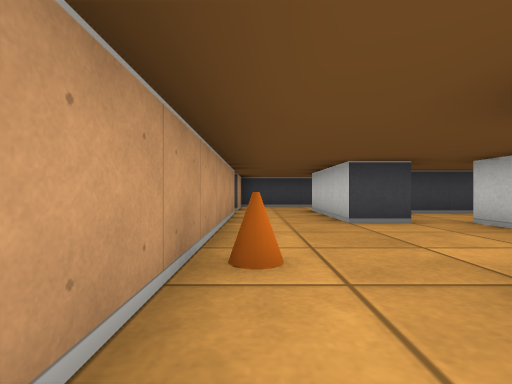
View 1 (above)

24 first-person views from a walk through a cub3D ray-caster map. The camera is about half as high as the walls, looks level and sees 85° across. The floor is counted in squares. Each view is taken from the middle of a square. On the plan, view 1 faces up. The plan holds only what a view shows up to about 9 squares ahead; the rest is blank.

View 2
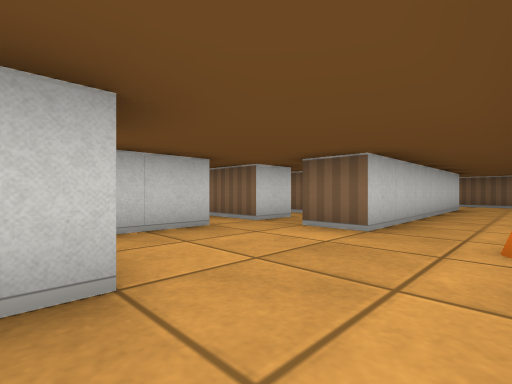

View 3
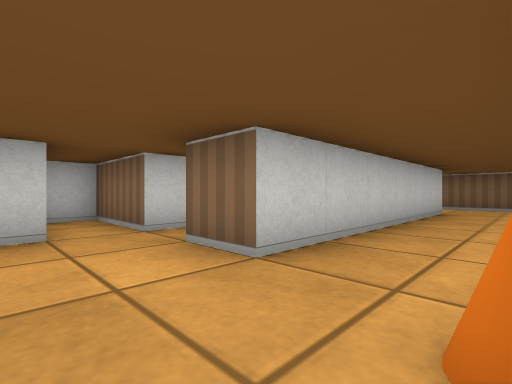

View 4
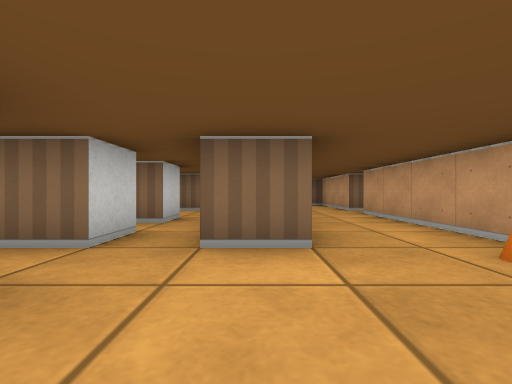

View 5
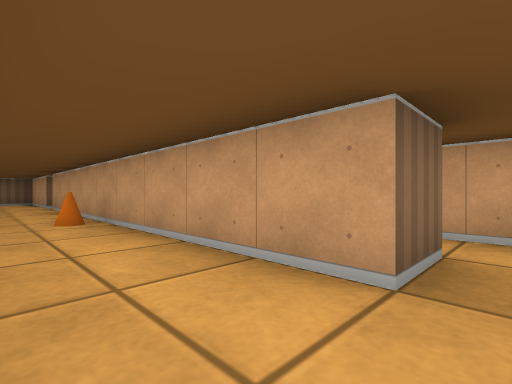

View 6
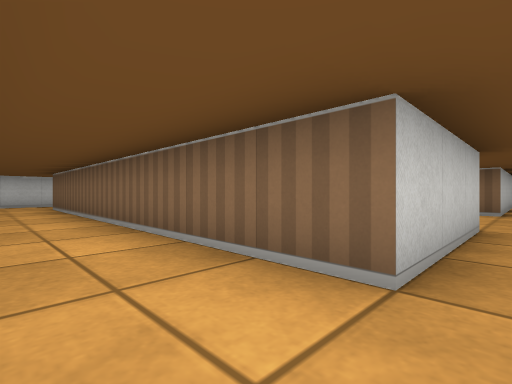

View 7
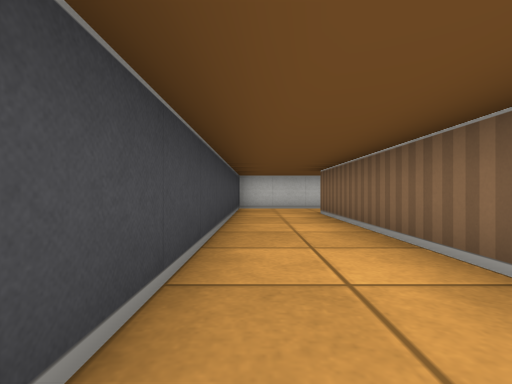

View 8
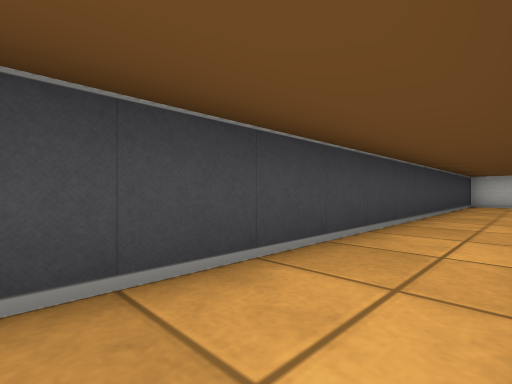

View 9
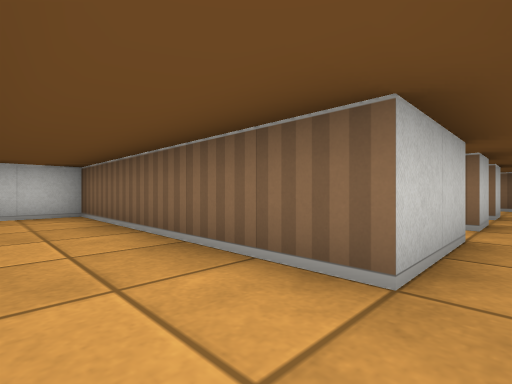

View 10
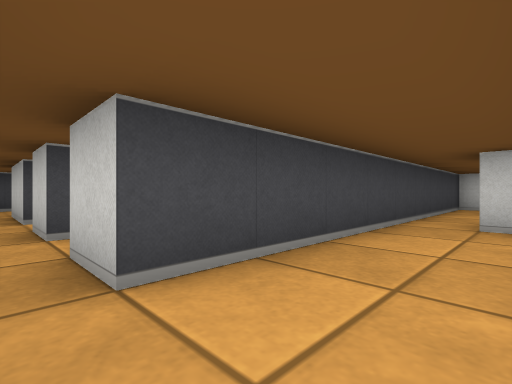

View 11
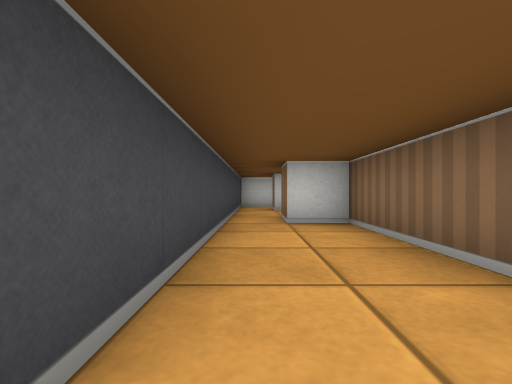

View 12
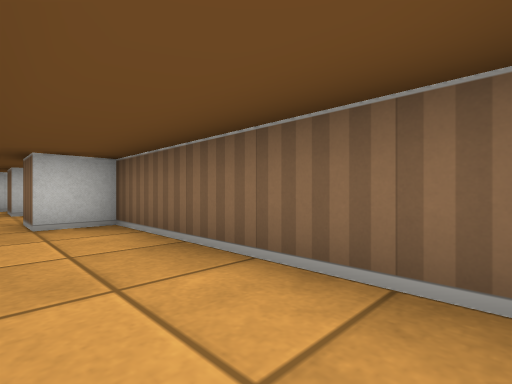

View 13
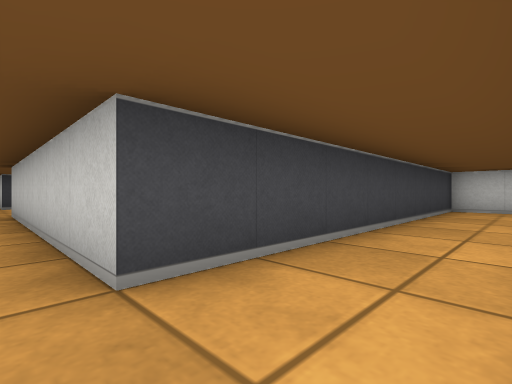

View 14
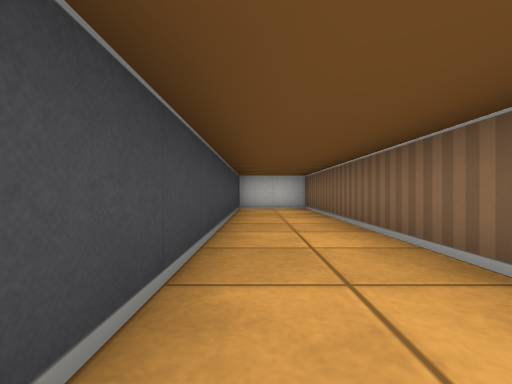

View 15
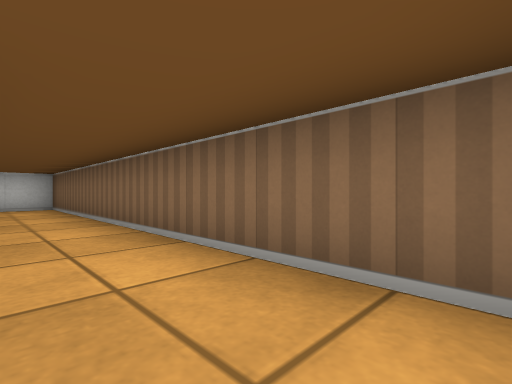

View 16
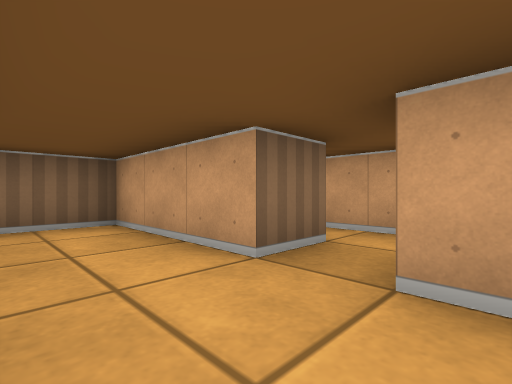

View 17
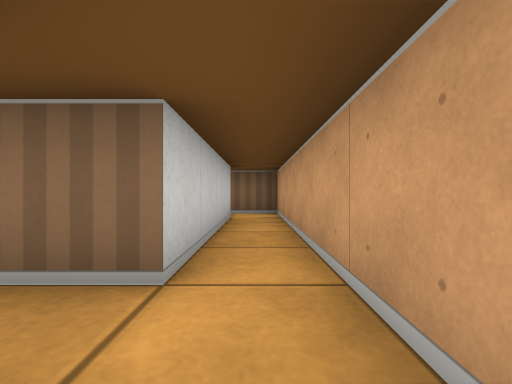

View 18
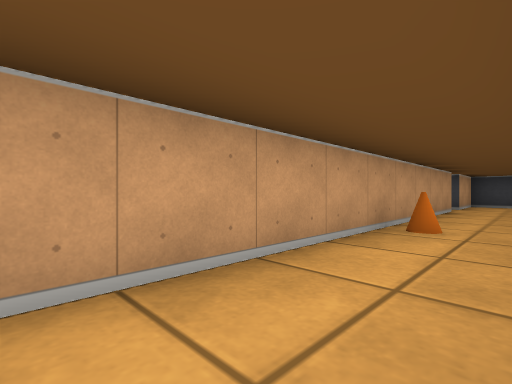

View 19
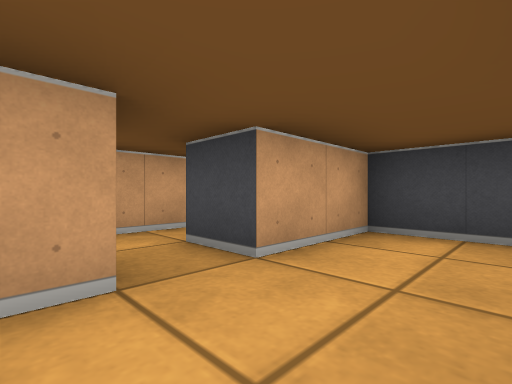

View 20
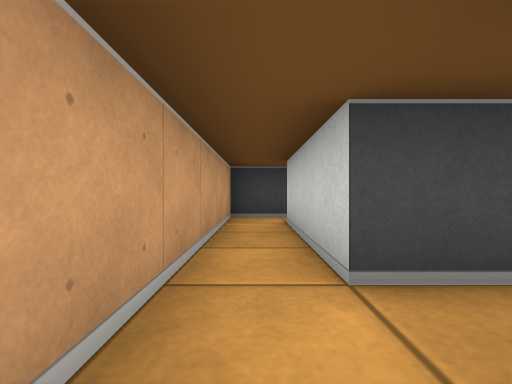

View 21
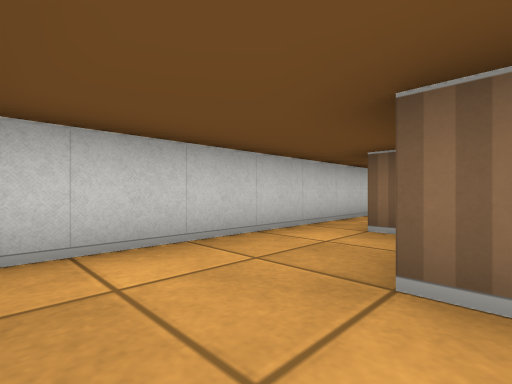

View 22
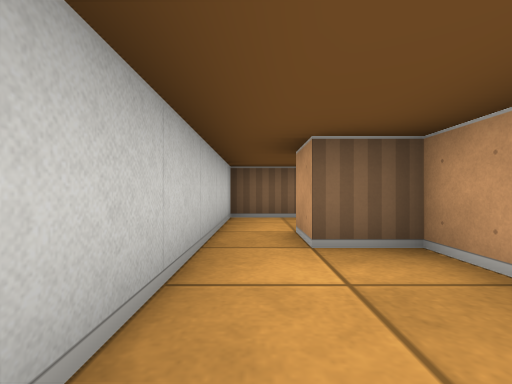

View 23
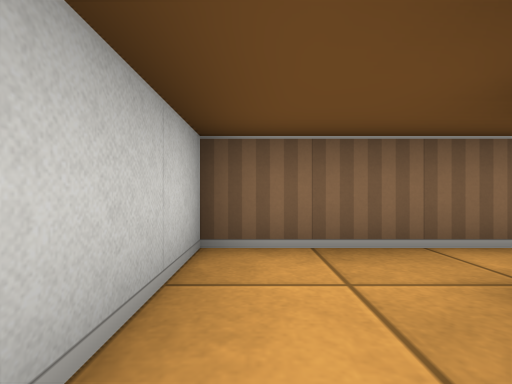

View 24
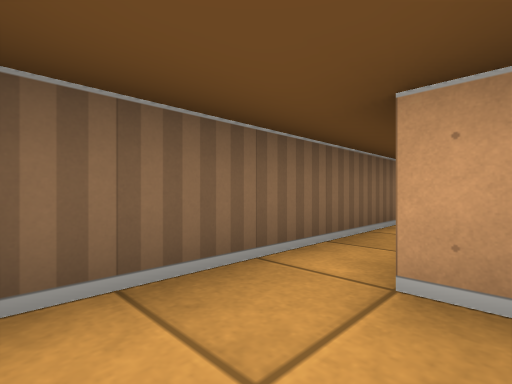

### Floor plan
Points are (right, up) in squares from view 1. A wall is a line through its corners. A room is listed if a view was taken in it or the views show most of it. See-through windows are left out.
Room 1 (views 1, 2, 3, 4, 16, 18, 19)
walls: (3.5, 2.4) (3.5, 4.5); (3.5, 0.5) (3.5, 1.5) (5.5, 1.5) (5.5, 2.2); (2.6, 4.5) (1.5, 4.5) (1.5, 6.5); (-0.5, 6.5) (-0.5, -2.5); (1.5, -3.5) (1.5, 1.5) (2.5, 1.5)
ways out: opening at (0.5, 5.5) to room 2; opening at (3, 4) to room 3; opening at (0.5, -4) to room 5; opening at (-1, -3) to room 6; opening at (3, 1)
objects: cone (0, 2)
Room 2 (views 5, 6, 7, 8, 21, 22)
walls: (1.5, 6.5) (1.5, 7.5) (10.5, 7.5); (10.5, 6.4) (10.5, 5.5) (11.5, 5.5); (12.5, 5.5) (12.5, 9.5) (-0.5, 9.5) (-0.5, 7.5)
ways out: opening at (0.5, 5.5) to room 1; opening at (-1, 7) to room 6; opening at (12, 6) to room 7
Room 3 (view 9)
walls: (5.1, 6.5) (3.4, 6.5); (3.5, 4.5) (9.5, 4.5) (9.5, 5.8)
ways out: opening at (3, 4) to room 1
Room 4 (views 10, 11, 12)
walls: (3, -3.5) (7.5, -3.5) (7.5, -2.5) (8.4, -2.5); (8.5, -1.5) (3.5, -1.5) (3.5, -0.5)
ways out: opening at (8, -2) to room 8; opening at (3, -1)
Room 5 (views 13, 14, 15)
walls: (-0.5, -3.5) (-0.5, -6.5) (9.5, -6.5) (9.5, -4.5) (1.5, -4.5) (1.5, -3.5)
ways out: opening at (0.5, -4) to room 1
Room 6 (views 17, 20)
walls: (-2.5, -2.5) (-2.5, -8.5) (-1.4, -8.5); (-1.5, -7.5) (-1.5, -3.5) (-0.5, -3.5); (-1.5, 6.5) (-0.5, 6.5); (-0.5, 7.5) (-1.5, 7.5) (-1.5, 10.5); (-2.5, 10.5) (-2.5, 6.2)
ways out: opening at (-1, -3) to room 1; opening at (-1, 7) to room 2; opening at (-2, 10)
Room 7 (views 23, 24)
walls: (10.5, 4) (10.5, 3.5); (11.5, 5.5) (11.5, 4.5); (10.5, 2.5) (12.5, 2.5) (12.5, 5.5)
ways out: opening at (12, 6) to room 2; opening at (10, 3)
Room 8 (no view inside)
walls: (10.5, -2.5) (11.4, -2.5); (12.5, -2.6) (12.5, -1.5) (8.5, -1.5)
ways out: opening at (8, -2) to room 4; opening at (12, -2)

Positions as (right, up) in squares from view 1, and headings:
1: (0, 0), facing up
2: (0, 5), facing down-right
3: (0, 3), facing down-right
4: (2, 4), facing down
5: (1, 7), facing down-left
6: (1, 9), facing down-right
7: (4, 9), facing right
8: (1, 8), facing up-right
9: (3, 6), facing down-right
10: (3, -3), facing up-right
11: (3, -2), facing right
12: (3, -2), facing down-right
13: (1, -6), facing up-right
14: (1, -5), facing right
15: (0, -5), facing down-right
16: (1, -2), facing down-left
17: (-2, -2), facing down
18: (1, -2), facing up-left
19: (1, 6), facing up-left
20: (-2, 6), facing up
21: (10, 9), facing down-right
22: (12, 8), facing down
23: (12, 5), facing down
24: (12, 4), facing down-left
